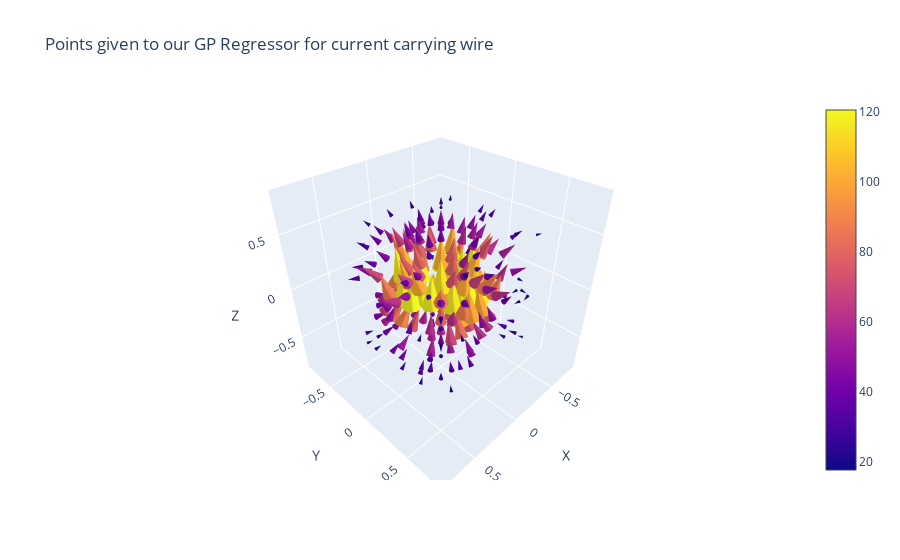

The notebook cell saved with this chart:
### Code cell
plotter(sampled_outputs_wire, 
        title = 'Points given to our GP Regressor for current carrying wire')

### Figure 1 — Plotly figure (JSON) as saved in the notebook; plotly's stock layout.template omitted (floating-point values rounded to 4 significant figures; data arrays with more than 128 entries replaced by an {"elided": "..."} marker saying what was removed)
{"data": [{"anchor": "tail", "sizemode": "scaled", "sizeref": 2, "type": "cone", "u": {"elided": "250 float values"}, "v": {"elided": "250 float values"}, "w": {"elided": "250 float values"}, "x": {"elided": "250 float values"}, "y": {"elided": "250 float values"}, "z": {"elided": "250 float values"}}], "layout": {"scene": {"xaxis": {"title": {"text": "X"}}, "yaxis": {"title": {"text": "Y"}}, "zaxis": {"title": {"text": "Z"}}}, "title": {"text": "Points given to our GP Regressor for current carrying wire"}}}
